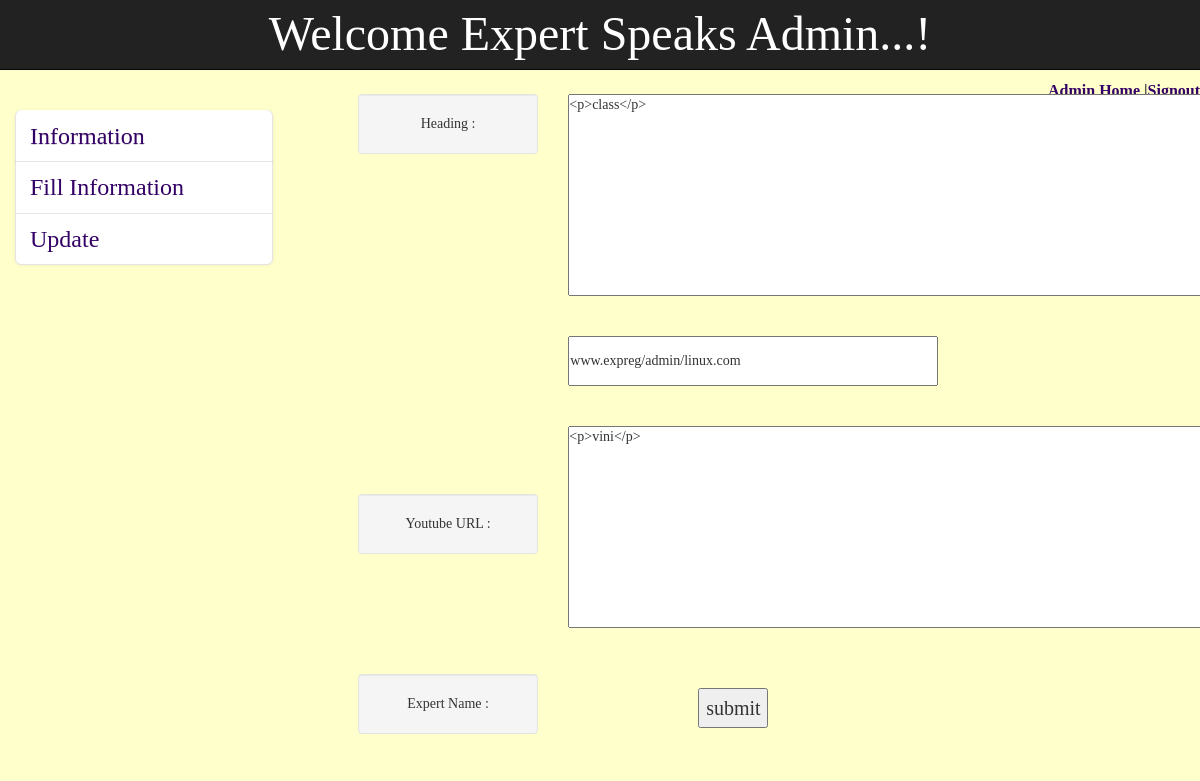
/admin/edit.php?id=26, run on the app's committed database.
### tables this page shows
CREATE TABLE IF NOT EXISTS `econtent` (
  `topic_id` int(5) NOT NULL AUTO_INCREMENT,
  `sub_id` int(5) NOT NULL,
  `header` text NOT NULL,
  `text1` text NOT NULL,
  `image` varchar(200) NOT NULL,
  `other_info` varchar(200) NOT NULL,
  PRIMARY KEY (`topic_id`)
);

### admin/edit.php (the view, shortened to what this page needs)
<?php
		$id = $_GET['id'];
		$query = "select * from econtent where topic_id=".$id;
		$rs = mysql_query($query);
		while($row=mysql_fetch_array($rs))
		{
		 $header = $row['header'];
		 $text1 = $row['text1'];
	     $info = $row['image'];
}
?>
<html>
<head>
<link rel="stylesheet" type="text/css" href="bootstrap-3.3.2-dist/css/bootstrap.css" />
<link rel="stylesheet" type="text/css" href="bootstrap-3.3.2-dist/css/bootstrap.min.css" />
<link rel="stylesheet" type="text/css" href="bootstrap-3.3.2-dist/css/bootstrap-responsive.css" />
<link rel="stylesheet" type="text/css" href="bootstrap-3.3.2-dist/css/docs.css" />
<link rel="stylesheet" type="text/css" href="bootstrap-3.3.2-dist/css/font-awesome.css" />
<link rel="stylesheet" type="text/css" href="../quiz.css"/>
</head>
<body style="background:#FFC;"><br><br>
<nav class="navbar navbar-inverse navbar-fixed-top"><center><font  face="Times New Roman, Times, serif" size="+4"  color="#FFFFFF">Welcome Expert Speaks Admin...!</font></center></nav>
<div align=\"center\" style='font-size:16px;'><strong style="float:right;"  style="margin-top:-60px;"><a href="admin.php"> Admin Home </a>|<a href="signout.php">Signout</a></strong></div>
<div class="container">
<div class="row" style="width:280px;">
<div class="col-md-3">
       <ul class="nav nav-list bs-docs-sidenav affix-top">
		   <li class="active" style="font-size:24px;"><a href="admin.php?page=info"><i class="icon-chevron-right" ></i>Information</a></li>
		   <li style="font-size:24px;"><a href="admin.php?page=fill"><i class="icon-chevron-right"></i>Fill Information</a></li>
		   <li style="font-size:24px; "><a href="admin.php?page=edit"><i class="icon-chevron-right"></i>Update</a></li>
       </ul>
	</div>
<div class="col-md-9" >
   </div>
</div>
   <div class="row" style="float:right; margin-top:-250px;"><br><br><br><br>
    <div class="col-lg-3" style="float:left">
	<div class="well"><center>Heading :</center></div><br><br><br><br><br><br><br><br><br><br><br><br><br><br><br><br>
   <div class="well"><center>Youtube URL :</center></div><br><br><br><br>	<br>
  <div class="well"><center>Expert Name :</center></div>
</div>
<div class="col-lg-6">
<form method="post" onSubmit="return check();">
			            <textarea name="editor1" id="editor1" rows="10" cols="80" placeholder="enter the heading..." value=""><?php echo $header; ?></textarea><br><br><br>
			<input type="text"  name="editor2" placeholder="Video Link ...." style="height:50px;width:370px;" value="<?php echo $text1; ?>"><br /><br><br>
			<textarea name="editor3" id="editor3" rows="10" cols="80" placeholder="Expert Info ...." value=""><?php echo $info; ?></textarea>
            <br /><br /><br /><br />
			<p class="contact-submit">
			<input type="submit" value="submit" name="submit" class="submit" style="height:40px; width:70px; font-size:20px; margin-left:130px;" ></p>
        </form>
</div>
</div>
</body>
</html>

### quiz.css (style rules this page uses)
body { margin-left: 0px; margin-top: 0px; background:#FFC; font-family:"Times New Roman", Times, serif; }
a:link { color: #330066; text-decoration: none; }
* { margin:0px; padding:0px; }

### data on the page
econtent: editor1 "<p>class</p>", editor2 "www.expreg/admin/linux.com", editor3 "<p>vini</p>"
